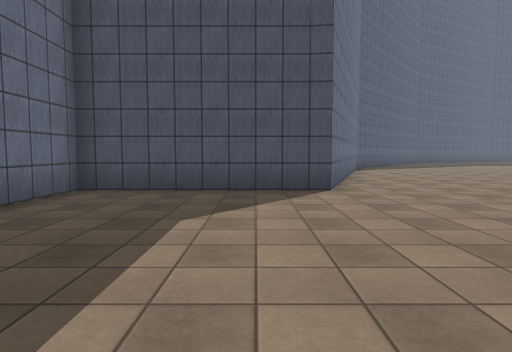
View 1 (above)

23 first-person views from a walk through a Unity game level. The camera is 1.4 m above the floor, tilts 4° down and sees 75° across. The floor is counted in squares, 2 m on a side. Each view is taken from the middle of a square. On the plan, view 1 faces up. The plan holds only what a view shows up to about 10 squares ahead; the rest is blank. The place goes on beyond the plan. The player character is not drawn. Surface patterns are stand-ins for the level's own textures.

View 2
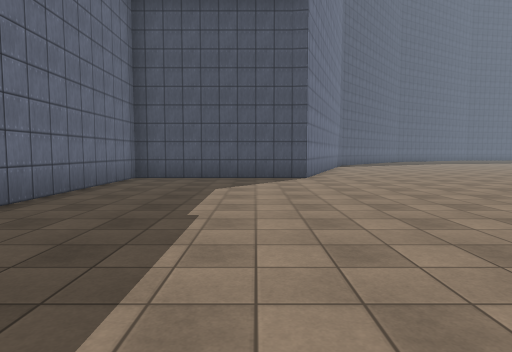

View 3
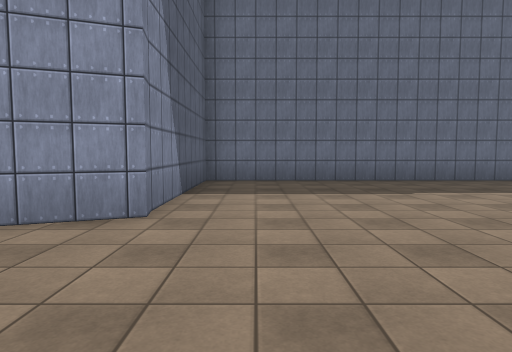

View 4
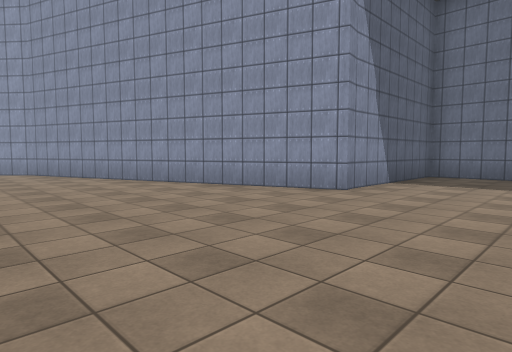

View 5
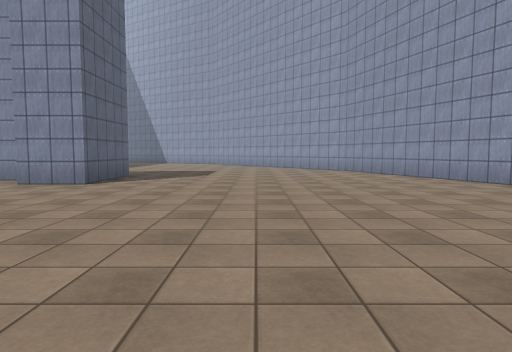

View 6
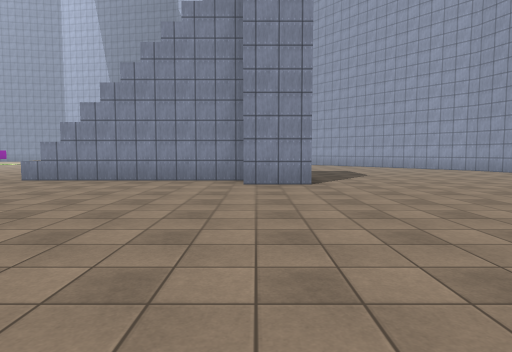

View 7
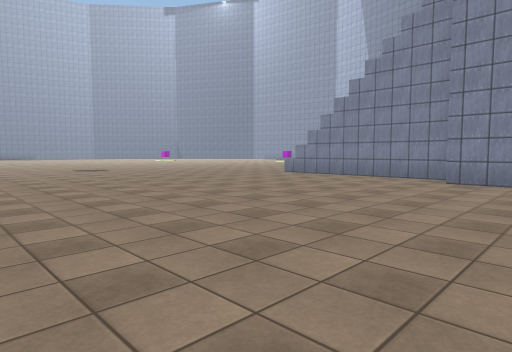

View 8
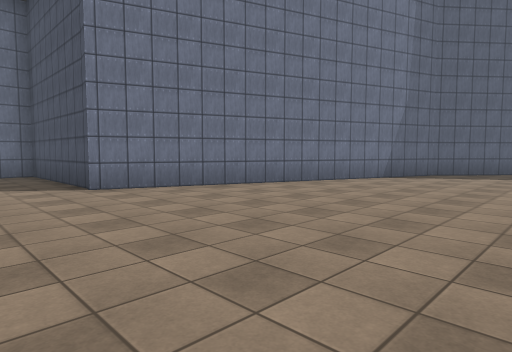

View 9
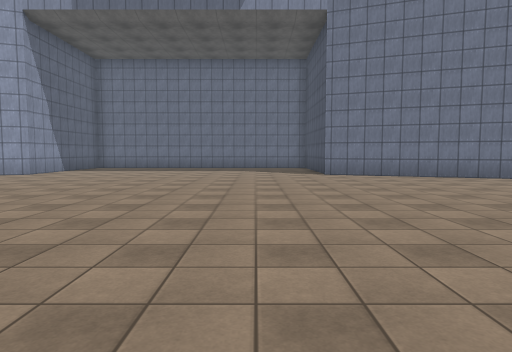

View 10
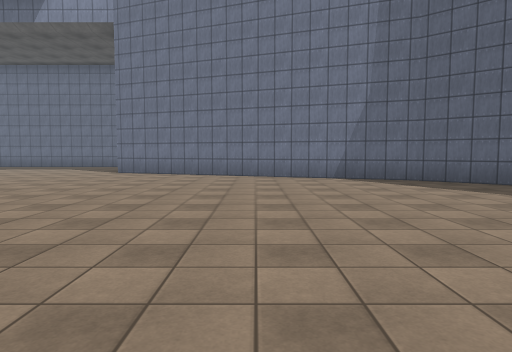

View 11
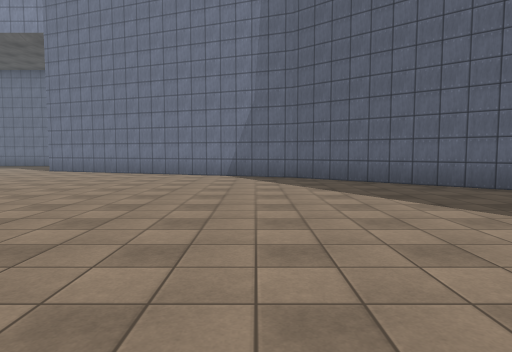

View 12
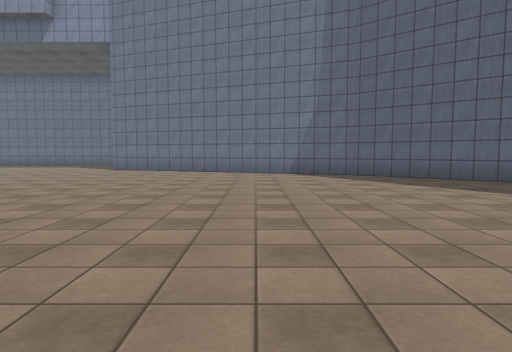

View 13
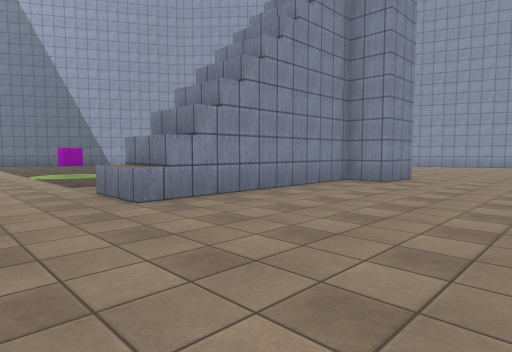

View 14
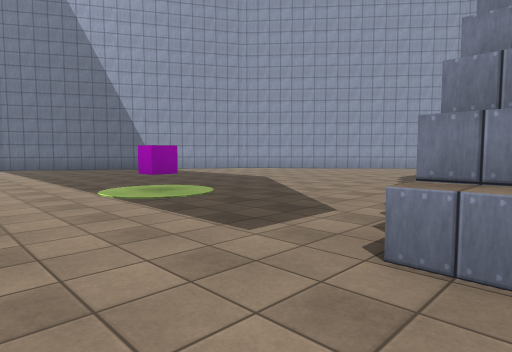

View 15
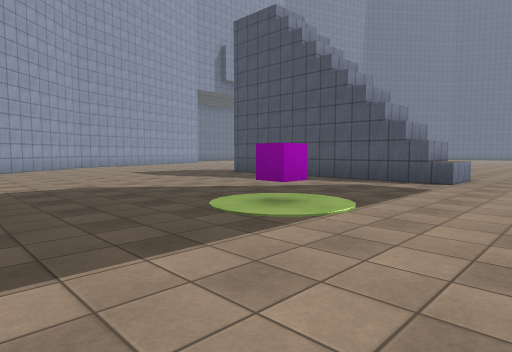

View 16
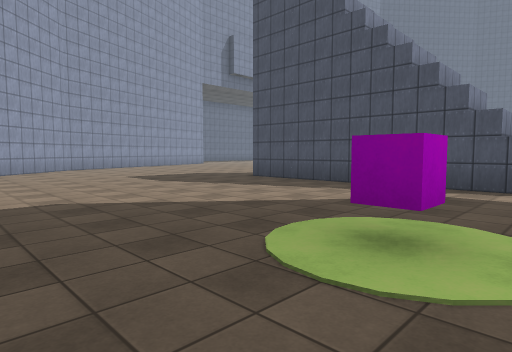

View 17
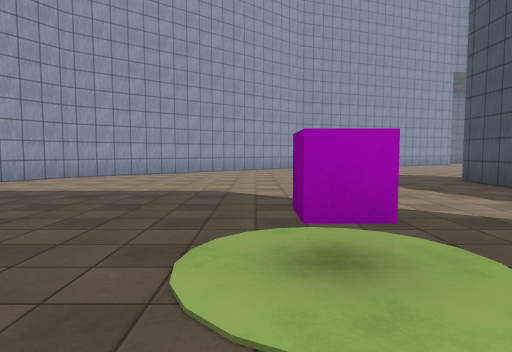

View 18
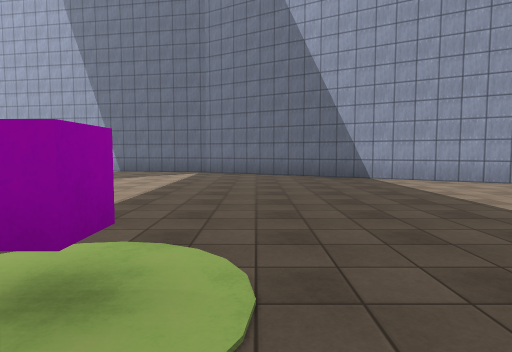

View 19
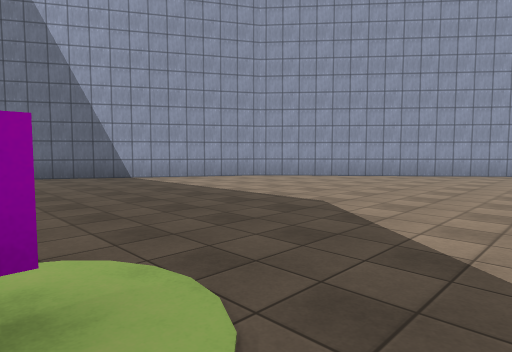

View 20
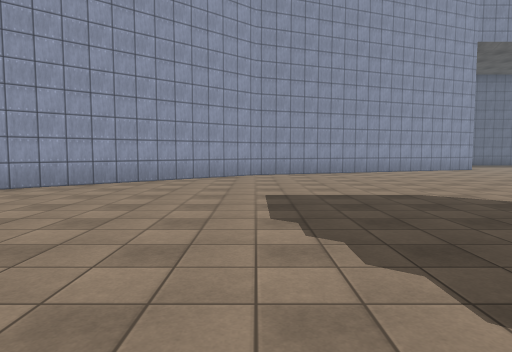

View 21
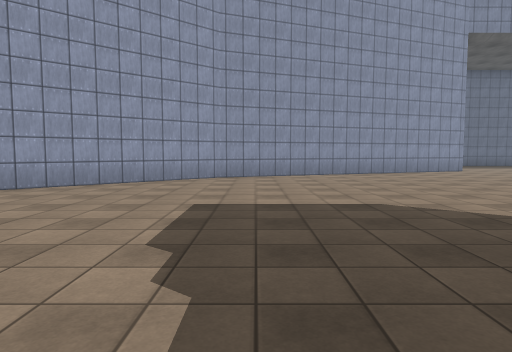

View 22
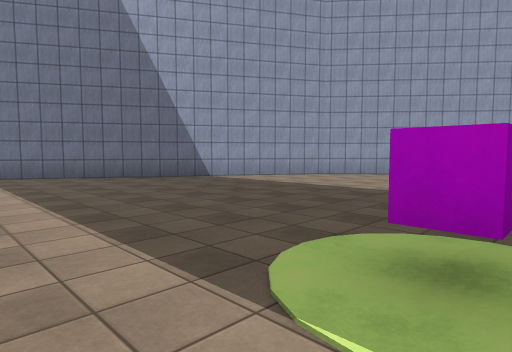

View 23
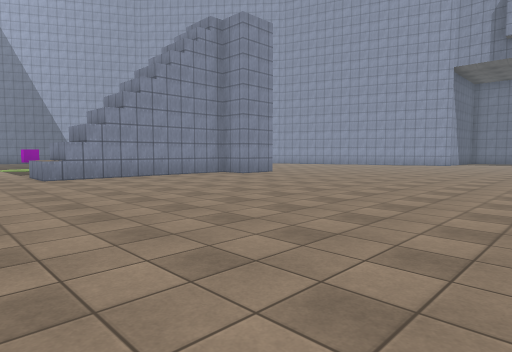

### Floor plan
Points are (right, up) in squares from view 1. A wall is a line through its corners. A room is listed if a view was taken in it or the views show most of it. See-through windows are left out.
Room 1 (views 1, 2, 3, 4, 5, 6, 7, 8, 9, 10, 11, 12, 13, 14, 15, 16, 17, 18, 19, 20, 21, 22, 23)
walls: (18.4, -7.4) (18.4, -9); (18.9, -8.9) (11.8, -8.9) (11.8, -6.3) (13.3, -6.3) (13.3, -7.4) (18.9, -7.4); (0.9, -3.3) (1.4, -3.2) (4.6, -12) (8.8, -16.9); (1.1, 6.3) (-3.4, 6.3) (-3.4, -3.3) (1.1, -3.3); (10, -18.4) (10.6, -19.2) (18, -23.5); (7.8, 18.9) (4.6, 15) (1.4, 6.2) (1, 6.3)
low walls: (18.9, -7.4) (18.9, -8.9)
objects: cube (18, -14)

Where each view was taken, in squares from view 1:
view 1: 0 up, 0 right, facing up
view 2: 3 down, 0 right, facing up
view 3: 2 down, 5 right, facing left
view 4: 0 up, 7 right, facing down-left
view 5: 1 up, 8 right, facing down
view 6: 1 up, 13 right, facing down
view 7: 2 up, 11 right, facing down-right
view 8: 4 up, 8 right, facing up-left
view 9: 4 up, 12 right, facing left
view 10: 11 up, 13 right, facing left
view 11: 14 up, 14 right, facing left
view 12: 12 up, 15 right, facing left
view 13: 3 down, 21 right, facing down-left
view 14: 8 down, 21 right, facing down-left
view 15: 17 down, 21 right, facing up-left
view 16: 16 down, 19 right, facing up-left
view 17: 14 down, 20 right, facing left
view 18: 12 down, 17 right, facing down
view 19: 12 down, 18 right, facing down-left
view 20: 12 down, 15 right, facing left
view 21: 11 down, 14 right, facing left
view 22: 13 down, 20 right, facing down-left
view 23: 2 up, 21 right, facing down-left
